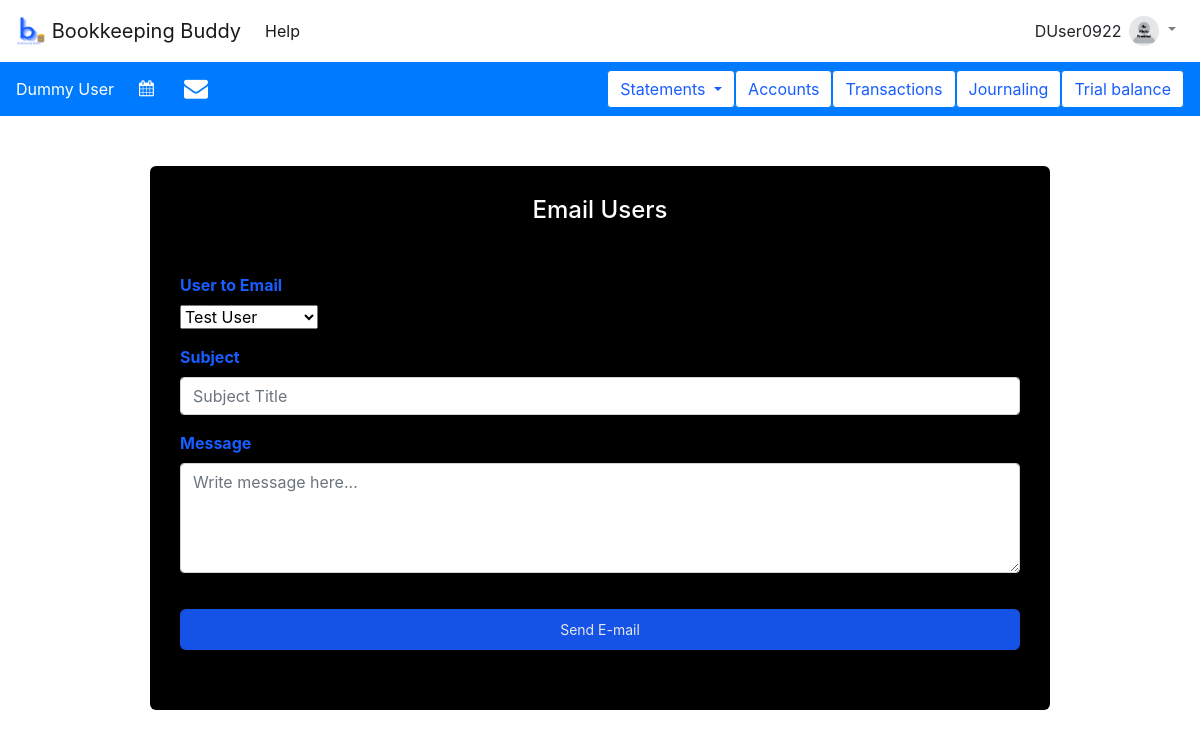
Before: /fin_accts/email (signed in) with the older database file.
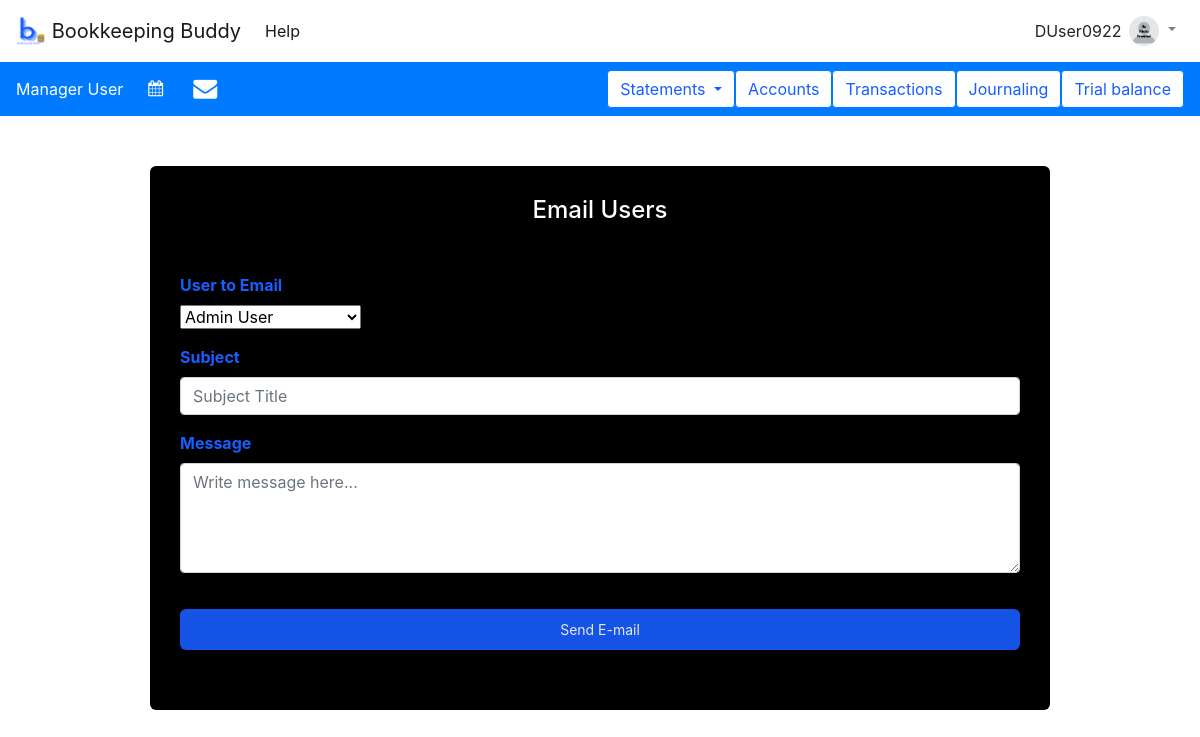
After: the same page with the newer database file.
### tables this page shows
CREATE TABLE users (
  username TEXT PRIMARY KEY UNIQUE,
  email_address TEXT NOT NULL,
  first_name TEXT NOT NULL,
  last_name TEXT NOT NULL,
  active INTEGER NOT NULL,
  role INTEGER NOT NULL,
  picture BLOB,
  password TEXT NOT NULL,
  address TEXT NOT NULL,
  DOB TEXT NOT NULL,
  old_passwords TEXT NOT NULL,
  password_refresh_date TEXT NOT NULL,
  incorrect_login_attempts INTEGER NOT NULL,
  suspend_start_date TEXT,
  suspend_end_date TEXT,
  creation_date TEXT NOT NULL,
  first_pet TEXT NOT NULL,
  city_born TEXT NOT NULL,
  year_graduated_hs INTEGER NOT NULL
);

### appl_domain/fin_accts.py (the view)
@bp.route('/email', methods=('GET', 'POST'))
@login_required
def email():
    db = get_db()
    admins = db.execute(
        "SELECT first_name, last_name, email_address FROM users WHERE role = ?", (2, )
    ).fetchall()
    managers = db.execute(
        "SELECT first_name, last_name, email_address FROM users WHERE role = ?", (1,)
    ).fetchall()
    users = db.execute(
        "SELECT first_name, last_name, email_address FROM users WHERE role = ?", (0,)
    ).fetchall()
    if request.method == 'POST':
        user_email = request.form['user_email']
        subject = request.form['subject']
        message = f"New message from {g.user['first_name']} {g.user['last_name']}:<br><br><br>{request.form['message']}"
        send_email(user_email, subject, message)
        flash("Message sent!")
    return render_template('fin_accts/email.html',
                           admins=admins,
                           managers=managers,
                           users=users)

### appl_domain/auth.py (called while the page is built)
def login_required(view):
    @functools.wraps(view)
    def wrapped_view(**kwargs):
        if g.user is None:
            return redirect(url_for('auth.login'))
        return view(**kwargs)
    return wrapped_view

@bp.before_app_request
def load_logged_in_user():
    username = session.get('username')
    if username is None:
        g.user = None
    else:
        g.user = get_db().execute(
            "SELECT * FROM users WHERE username = ?", (username,)
        ).fetchone()

### appl_domain/db.py (called while the page is built)
def get_db():
    if 'db' not in g:
        g.db = sqlite3.connect(
            current_app.config['DATABASE'],
            detect_types=sqlite3.PARSE_DECLTYPES
        )
        g.db.row_factory = sqlite3.Row
    return g.db

### appl_domain/templates/fin_accts/email.html (shortened to what this page needs)
{% extends 'base.html' %}
{% block content %}
<div class = acct-email>
    <h1>
        {% block title %}
            {% if statement %}
                Email {{ statement }}
            {% else %}
                Email Users
            {% endif %}
        {% endblock %}
    </h1>
    <br>
    <form method="post">
    <div class="form-group">
    <label for="user_email">User to Email</label>
    <br>
    <select id= "user_email" name="user_email">
        <optgroup label="Administrators">
            {% for person in admins %}
                <option value="{{ person['email_address'] }}">
                    {{ person['first_name'] }} {{ person['last_name'] }}
                </option>
            {% endfor %}
        </optgroup>
    </select>
    </div>
    <div class="form-group">
        <label for="subject">Subject</label>
        <input name="subject" id="subject" placeholder="Subject Title" class="form-control" value="{{ statement }}">
    </div>
    <div class="form-group">
        <label for="message">Message</label>
        <textarea name="message" placeholder="Write message here..." id="message" class="form-control" rows="4" cols="25"></textarea></div>
        <input class = "submit" type="submit" value="Send E-mail{% if statement %} with {{ statement }}{% endif %}">
    </form>
</div>
{% endblock %}

### appl_domain/templates/base.html (shortened to what the changed rows need)
<!DOCTYPE html>
<html lang="en" xmlns="http://www.w3.org/1999/html" xmlns="http://www.w3.org/1999/html">
  <head>
     <link rel="stylesheet" href="{{url_for('static', filename = 'index.css') }}"/>
      <link rel="stylesheet" href="{{url_for('static', filename = 'datatable.css') }}"/>
      <link rel="stylesheet" href="{{url_for('static', filename = 'dateTime.css') }}"/>
    <link rel="stylesheet" href="https://cdn.jsdelivr.net/npm/bootstrap@4.5.3/dist/css/bootstrap.min.css">
       <link rel="stylesheet" href="https://cdnjs.cloudflare.com/ajax/libs/bootstrap-datepicker/1.9.0/css/bootstrap-datepicker.min.css" />
    <link rel="stylesheet" href="https://cdnjs.cloudflare.com/ajax/libs/font-awesome/4.7.0/css/font-awesome.min.css" />
          <link rel = "stylesheet" href = "https://cdn.datatables.net/fixedheader/3.2.3/css/fixedHeader.dataTables.min.css">
  </head>
<body>
<nav class="navbar sticky-top navbar-expand-lg navbar-light bg-white" style="position: relative; z-index: 999; overflow: visible">
    {%  if g.user %}
        <div class="collapse navbar-collapse" id="navbarSupportedContent">
            <ul class="navbar-nav mr-auto">
                <li class="nav-item active">
                    <a class="nav-link" href="{{ url_for('auth.help') }}">Help</a>
                </li>
            </ul>
            <div id="username" >{{ g.user['username'] }}</div>
            <ul class="navbar-nav mr-right">
                <li class="nav-item dropdown" style="position: relative; z-index: 999; overflow: visible">
                    {% if g.user['picture'] %}
                        <a class="nav-link dropdown-toggle" href="#" id="navbarDropdown" role="button" data-toggle="dropdown" aria-haspopup="true" aria-expanded="false">
                            <img class = "rounded-circle" width="30" height="30" alt="User's profile picture"/>
                        </a>
                        <div class="dropdown-menu dropdown-menu-right" aria-labelledby="navbarDropdown">
                            <a class="dropdown-item" href="{{ url_for('auth.my_account') }}">My Account</a>
                            <a class="dropdown-item" href="{{ url_for('auth.manage_users')}}" >Manage Users</a>
                            <div class="dropdown-divider"></div>
                            <a class="dropdown-item" href="{{ url_for('auth.logout') }}">Log Out</a>
                        </div>
                    {% else %}
                        <a class="nav-link dropdown-toggle" href="#" id="navbarDropdown" role="button" data-toggle="dropdown" aria-haspopup="true" aria-expanded="false">
                            <img src="{{ url_for('static', filename='no_photo.png') }}" class = "rounded-circle" width="30" height="30" alt="Placeholder profile picture"/>
                        </a>
                    {% endif %}
                </li>
            </ul>
        </div>
    {% endif %}
</nav>
{%  if g.user %}
    <nav class="navbar navbar-expand-lg navbar-light bg-primary">
        <div id="fullname" style="text-align: left; margin-right: 5vh; color: white">{{ g.user['first_name'] }} {{ g.user['last_name'] }}</div>
  <div class="collapse navbar-collapse" id="navbarSupportedContent1">
    <ul class="navbar-nav mr-auto">
      <li class="nav-item active">
          <form  class="form-inline">
        <div class = "row form-group">
               <div>
                   <i id = "datepicker" class = "fa fa-calendar" style="color: white"></i>
               </div>
                        </div>
      </li>
        <li class="nav-item active">
                        <div >
                            <a href={{ url_for('fin_accts.email') }}><i class="fa fa-envelope" style="font-size:24px; color:white; padding-left:30px"></i></a>
                        </div>
        </li>
    </ul>
    <form class="form-inline my-2 my-lg-0">
       <div class="dropdown">
              <button  data-placement="top" title="Create and view financial account statements" class="btn btn-primary dropdown-toggle" type="button" data-toggle="dropdown" style="background-color: white; color: #185DFF">Statements
              </button>
            </div>
 <button type="button" class="btn btn-outline-primary" data-toggle="tooltip" data-placement="top" title="View chart of accounts or create a new account" style = "background-color: white; color: #185DFF"  onclick="window.location.href='{{ url_for('fin_accts.view_accounts')}}'">Accounts</button>
        <button type="button" class="btn btn-outline-primary" data-toggle="tooltip" data-placement="top" title="View transactions or create a new transaction" style = "background-color: white; color: #185DFF" >Transactions</button>
        <button type="button" class="btn btn-outline-primary" style = "background-color: white; color: #185DFF" data-toggle="tooltip" data-placement="top" title="Create and view journal entries" onclick="window.location.href='{{ url_for('journaling.journal') }}'">Journaling</button>
        <button type="button" class="btn btn-outline-primary" style = "background-color: white; color: #185DFF" data-toggle="tooltip" data-placement="top" title="Create a trial balance" onclick="window.location.href='{{ url_for('statements.trial_balance') }}'">Trial balance</button>
    </form>
  </div>
</nav>
{% endif %}
</body>
<section class="content">
    {% block content %}{% endblock %}
</section>
</html>

Changed rows visible on the page:
changed users "DUser0922": user.first_name "Dummy" → "Manager"
Other visible differences:
form field user_email: "Test User" → "Admin User"
